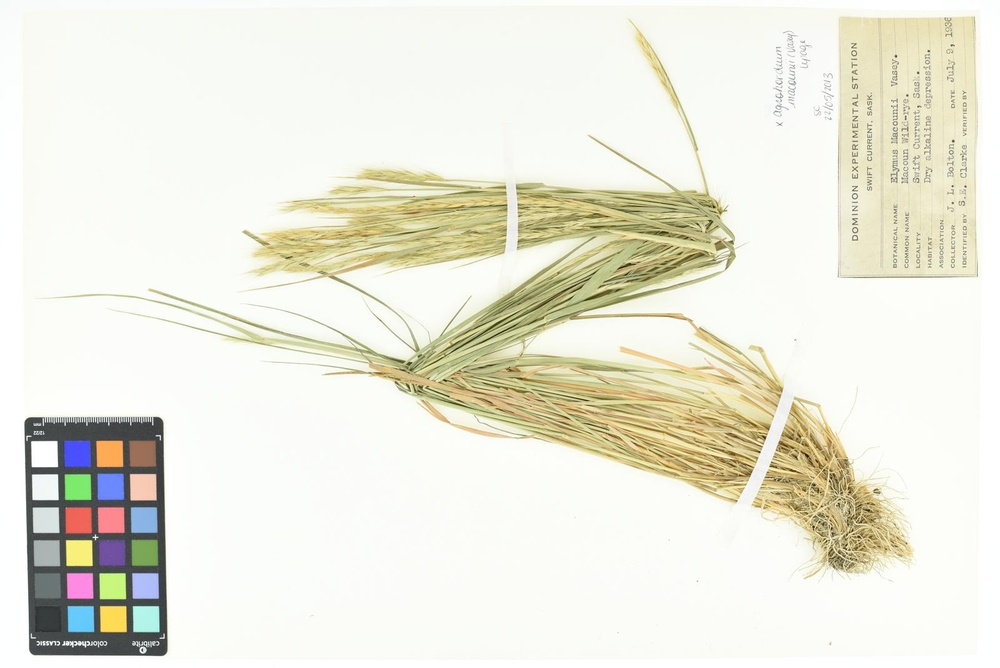
#> input picture input/DSC_0320.JPG, 1000 x 668 px, shrunk from 1600 x 1068 before the run
$ python -i image_preprocess.py   (imports and definitions only)
#> lines starting #> are read from the running program, lines starting #| are printed output that depends on the picture
from pathlib import Path
from typing import Union

from PIL import Image, ImageOps, ImageFilter


def preprocess_image(input_path: Union[str, Path], output_path: Union[str, Path]) -> None:
    """Convert the image to grayscale and enhance contrast.

    Parameters
    ----------
    input_path: Union[str, Path]
        Path to the original image file.
    output_path: Union[str, Path]
        Path where the preprocessed image will be saved.
    """
#> called with input_path = '../input/DSC_0320.JPG', output_path = 'out.png'
    with Image.open(input_path) as img:
        # Ensure the image is oriented vertically. If the image is wider than
        # it is tall, rotate it 90 degrees clockwise so downstream OCR has a
        # consistent orientation to work with.
#> img is the input picture: PIL image 1000x668 RGB; mean R, G, B 235.3, 234.5, 221
        if img.width > img.height:
            img = img.rotate(-90, expand=True)
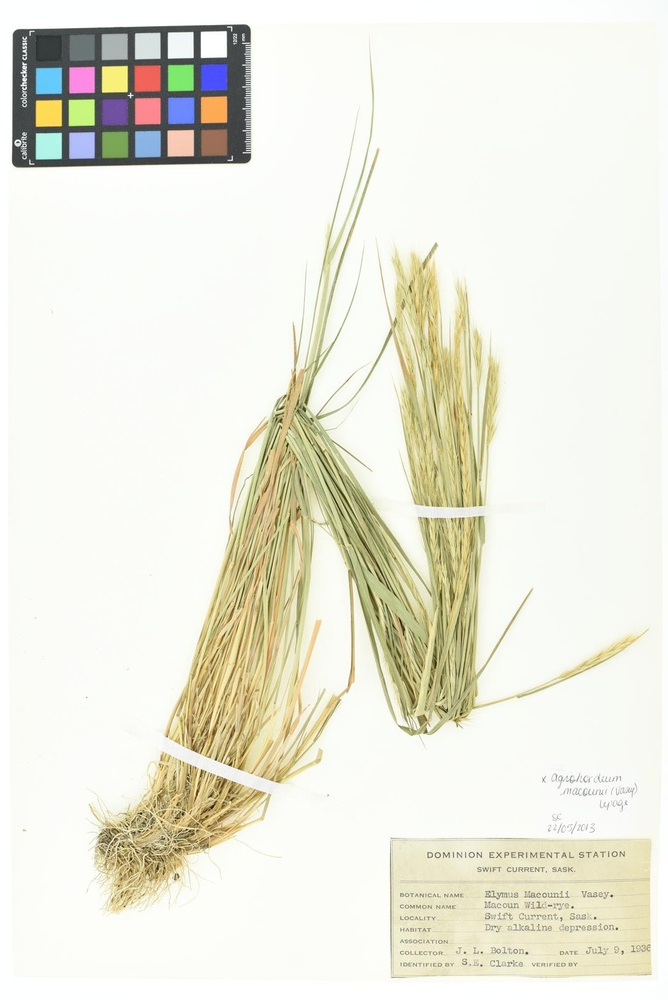
#> img: PIL image 668x1000 RGB; mean R, G, B 235.3, 234.5, 221

        gray = ImageOps.grayscale(img)
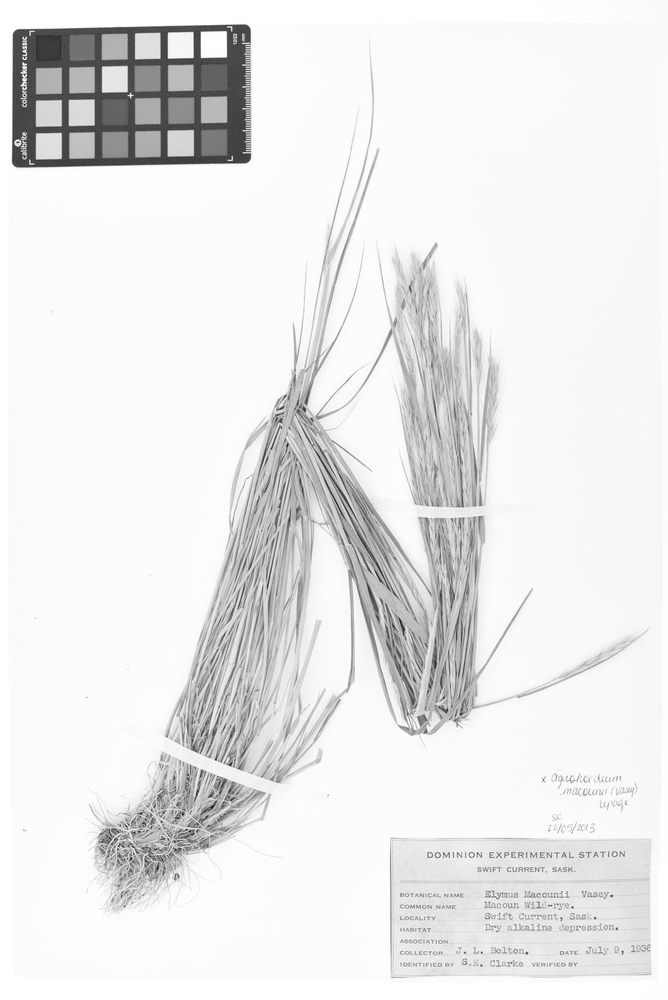
#> gray: PIL image 668x1000 L; min 23, max 255, mean 233.2
        enhanced = ImageOps.autocontrast(gray)
        enhanced = enhanced.filter(ImageFilter.MedianFilter(size=3))
        enhanced.save(output_path)

>>> result = preprocess_image('../input/DSC_0320.JPG', 'out.png')

$ run again, on input/DSC_0321.JPG
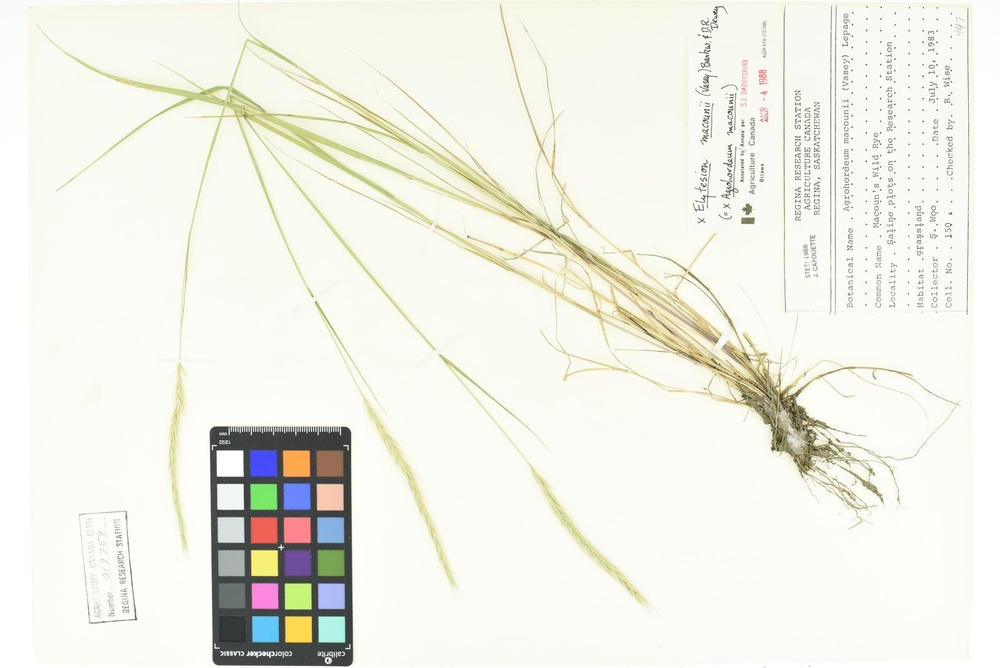
#> input picture input/DSC_0321.JPG, 1000 x 668 px, shrunk from 1600 x 1068 before the run
#> in preprocess_image, img is the input picture: PIL image 1000x668 RGB; mean R, G, B 240.3, 240.7, 231
#> in preprocess_image, `img = img.rotate(-90, expand=True)`:
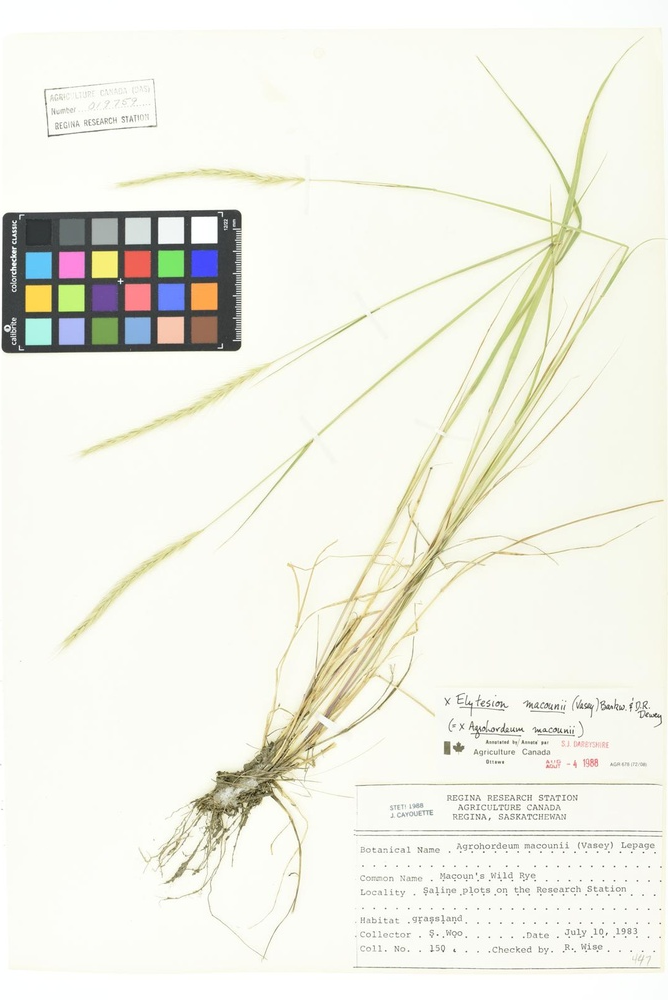
#> img: PIL image 668x1000 RGB; mean R, G, B 240.3, 240.7, 231
#> in preprocess_image, `gray = ImageOps.grayscale(img)`:
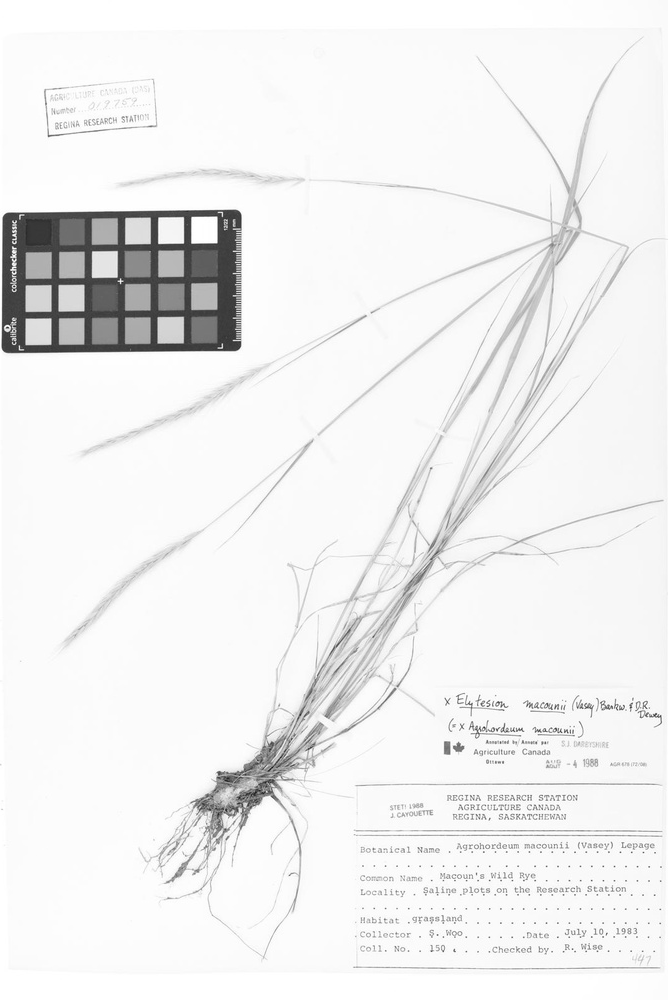
#> gray: PIL image 668x1000 L; min 25, max 255, mean 239.5

$ run again, on input/DSC_0322.JPG
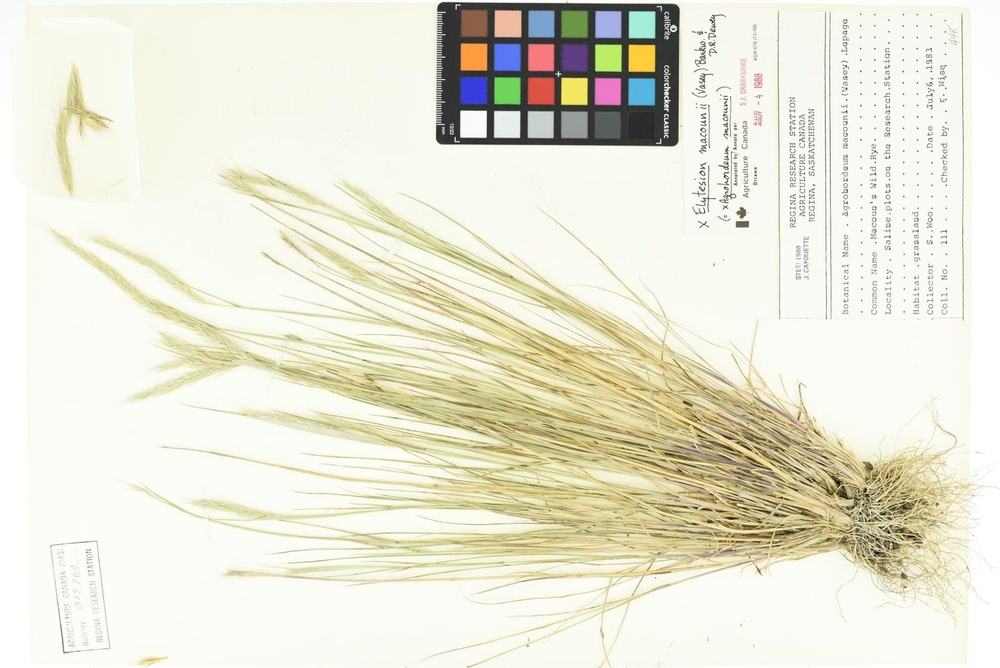
#> input picture input/DSC_0322.JPG, 1000 x 668 px, shrunk from 1600 x 1068 before the run
#> in preprocess_image, img is the input picture: PIL image 1000x668 RGB; mean R, G, B 233.1, 231.5, 214.8
#> in preprocess_image, `img = img.rotate(-90, expand=True)`:
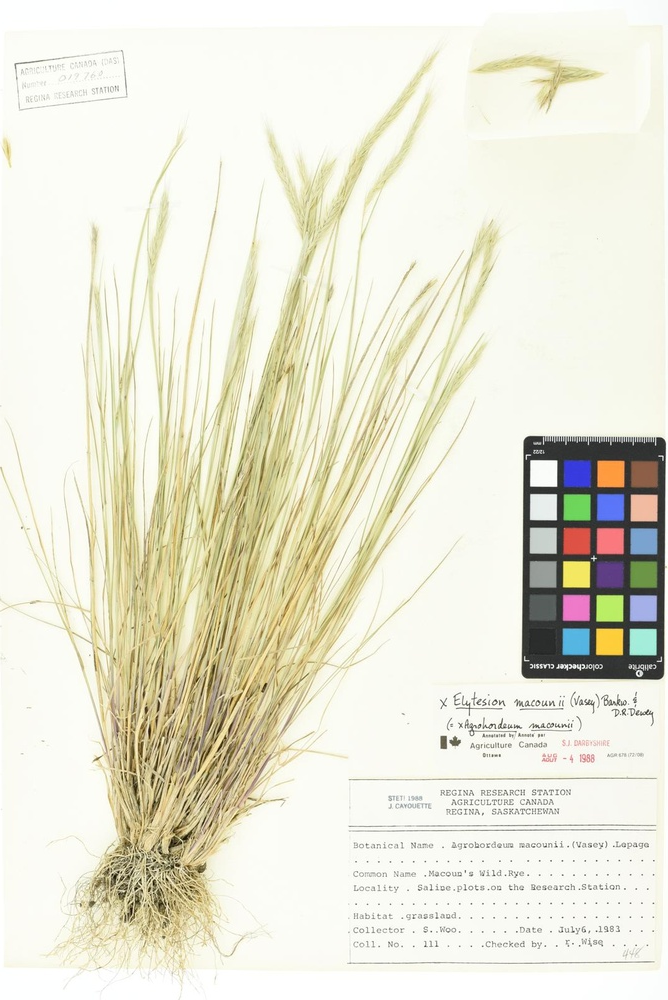
#> img: PIL image 668x1000 RGB; mean R, G, B 233.1, 231.5, 214.8
#> in preprocess_image, `gray = ImageOps.grayscale(img)`:
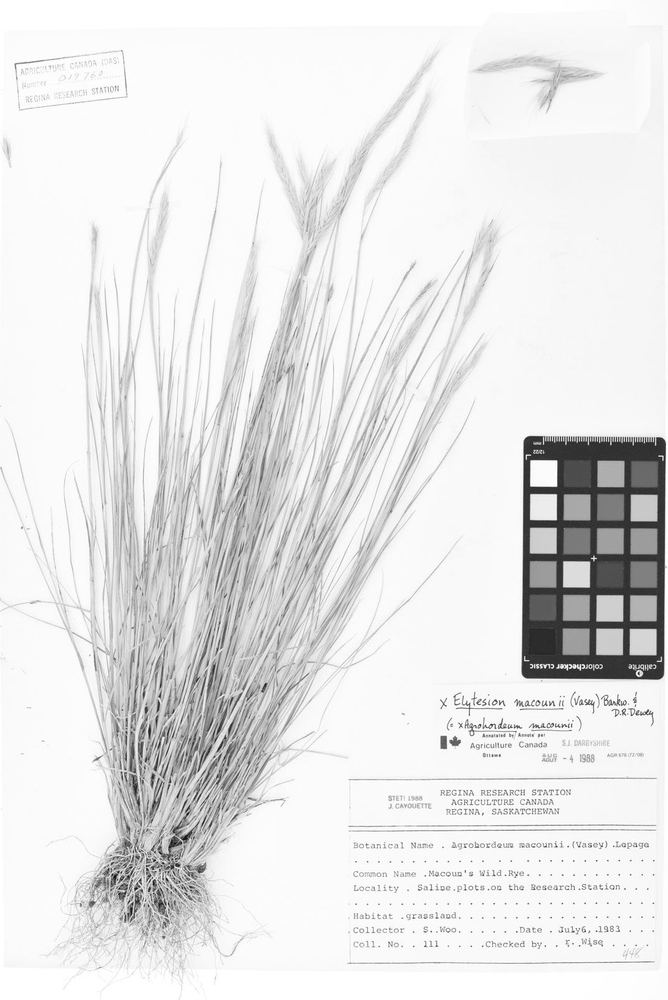
#> gray: PIL image 668x1000 L; min 5, max 255, mean 230.1

$ run again, on input/DSC_0323.JPG
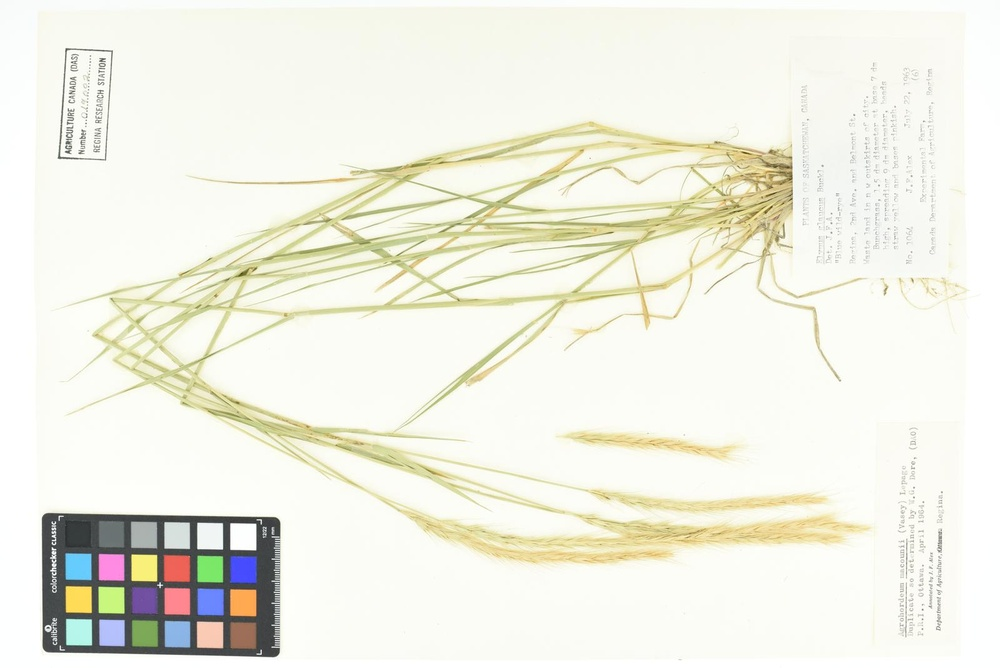
#> input picture input/DSC_0323.JPG, 1000 x 668 px, shrunk from 1600 x 1068 before the run
#> in preprocess_image, img is the input picture: PIL image 1000x668 RGB; mean R, G, B 240.2, 240.2, 228.1
#> in preprocess_image, `img = img.rotate(-90, expand=True)`:
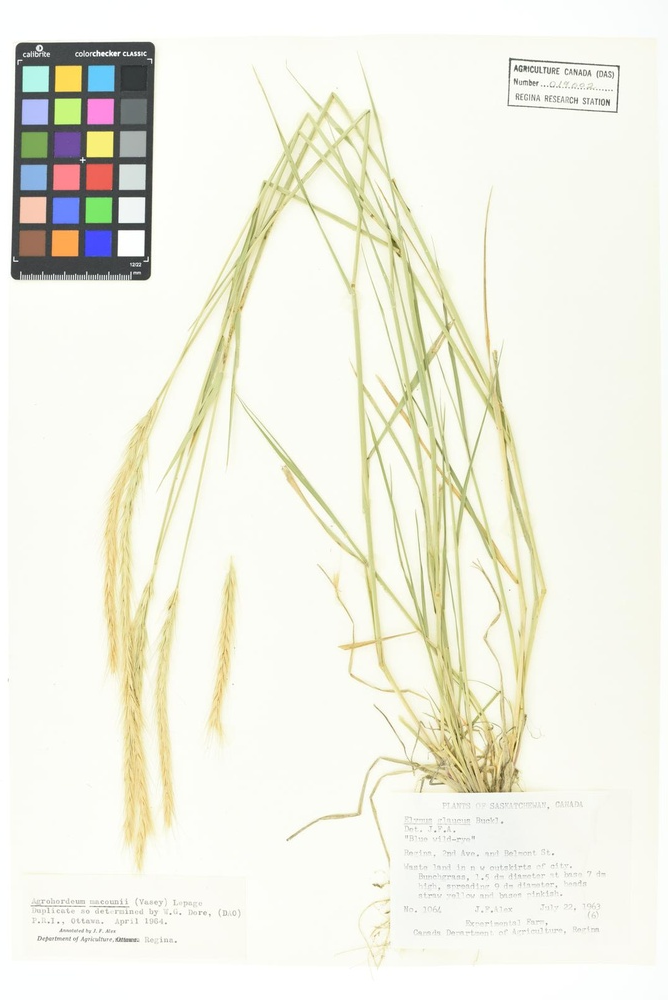
#> img: PIL image 668x1000 RGB; mean R, G, B 240.2, 240.2, 228.1
#> in preprocess_image, `enhanced = ImageOps.autocontrast(gray)`:
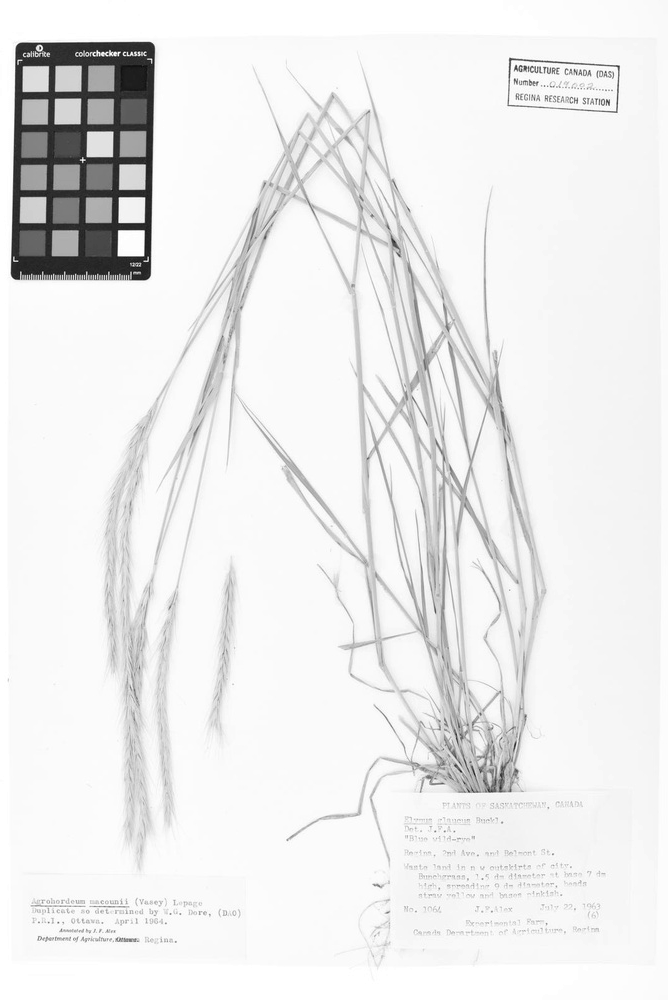
#> enhanced: PIL image 668x1000 L; min 0, max 255, mean 236
